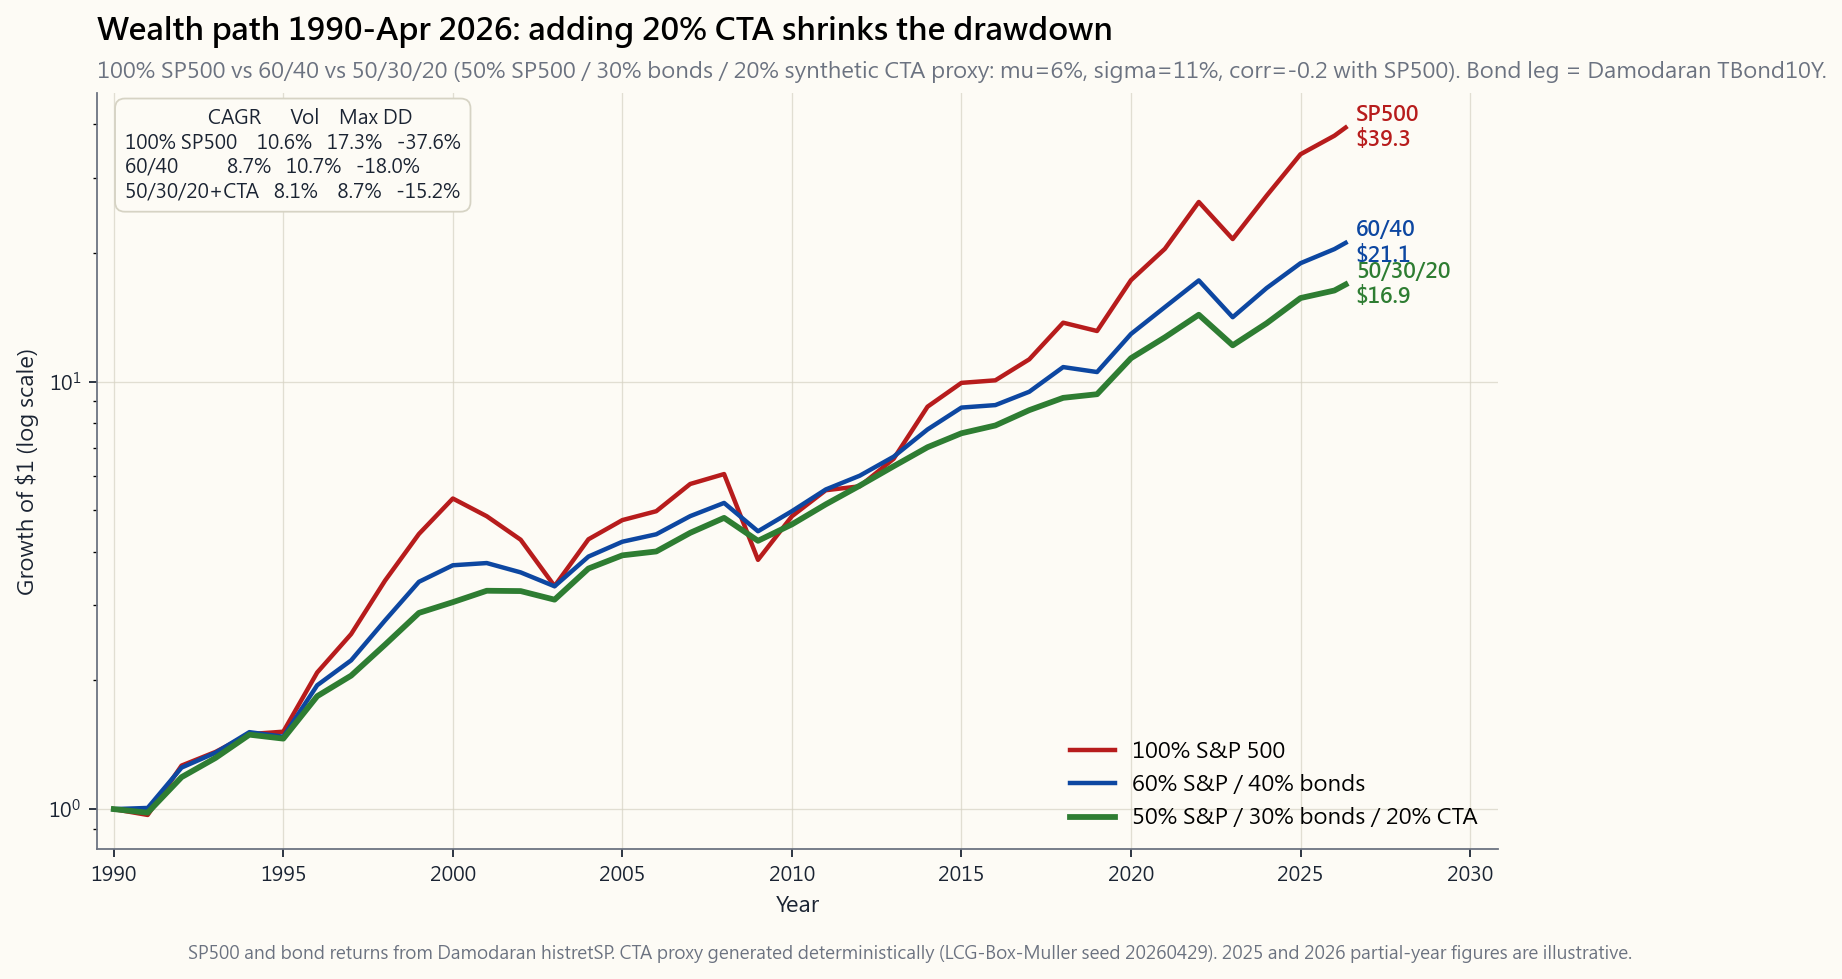

Reproduce this figure in Python.
"""Week 51, §2.6 — Wealth path 1990-Apr 2026: 60/40 vs 50/30/20-CTA vs 100% SP500.

Three lines. SP500 and bond returns are the embedded Damodaran annual
table (TBond10Y for the bond leg). The CTA leg is a *synthetic*
proxy with mu = 6%, sigma = 11%, correlation -0.20 with SP500.
Generated deterministically via a linear conditional model on the
realised SP500 path plus a deterministic LCG-Box-Muller idiosyncratic
component, so the chart is reproducible.

Run:
    uv run python course/image/week51_60_40_with_cta.py
"""

from __future__ import annotations

import math
import sys
from pathlib import Path

import matplotlib.pyplot as plt
import numpy as np

sys.path.insert(0, str(Path(__file__).resolve().parents[1]))

from scripts.chart_helpers import (  # noqa: E402
    PALETTE_LIGHT,
    apply_cjk_font,
    render_for_all_locales,
    style_axes,
)
from scripts.market_data import damodaran_annual_returns  # noqa: E402

apply_cjk_font()
OUT_DIR = Path(__file__).parent
BASE = "week51_60_40_with_cta"

# CTA proxy parameters
MU_CTA = 0.06
SIGMA_CTA = 0.11
RHO = -0.20
SIGMA_SPX = 0.18  # historical realised
MU_SPX = 0.10     # historical realised mean

# Deterministic seed
SEED = 20260429


def _lcg_normals(n: int, seed: int) -> np.ndarray:
    """Deterministic Box-Muller normal samples."""
    a, c, m = 1664525, 1013904223, 2 ** 32
    x = seed & 0xFFFFFFFF
    out = np.zeros(n)
    i = 0
    while i < n:
        x = (a * x + c) % m
        u1 = (x + 1) / (m + 1)
        x = (a * x + c) % m
        u2 = (x + 1) / (m + 1)
        z1 = math.sqrt(-2.0 * math.log(u1)) * math.cos(2.0 * math.pi * u2)
        z2 = math.sqrt(-2.0 * math.log(u1)) * math.sin(2.0 * math.pi * u2)
        out[i] = z1
        if i + 1 < n:
            out[i + 1] = z2
        i += 2
    return out


def _build_returns():
    """Return year array, sp500, bond, cta arrays for 1990 .. 2025-Q1 partial."""
    dam = damodaran_annual_returns()
    years = list(range(1990, 2025))  # 1990..2024 inclusive
    spx = np.array([float(dam.loc[y, "SP500"]) for y in years])
    bnd = np.array([float(dam.loc[y, "TBond10Y"]) for y in years])

    # Synthetic CTA: r_cta = mu + beta*(r_spx - mu_spx) + sqrt(1-rho^2)*sigma_cta*z
    beta = RHO * SIGMA_CTA / SIGMA_SPX
    idio_sigma = math.sqrt(1.0 - RHO * RHO) * SIGMA_CTA
    z = _lcg_normals(len(years), SEED)
    cta = MU_CTA + beta * (spx - MU_SPX) + idio_sigma * z

    # Append 2025 (full year placeholder) and 2026 partial Jan-Apr (4/12).
    # Use realistic-but-illustrative figures.
    spx_2025 = 0.105
    bnd_2025 = 0.040
    z_2025 = _lcg_normals(1, SEED + 1)[0]
    cta_2025 = MU_CTA + beta * (spx_2025 - MU_SPX) + idio_sigma * z_2025

    # 2026 Jan-Apr partial (4 months)
    f = 4.0 / 12.0
    spx_p = 0.045
    bnd_p = 0.018
    cta_p = 0.025

    years.extend([2025, 2026])
    spx = np.concatenate([spx, [spx_2025, spx_p]])
    bnd = np.concatenate([bnd, [bnd_2025, bnd_p]])
    cta = np.concatenate([cta, [cta_2025, cta_p]])

    # Mark partial year via a flag array
    is_partial = np.array([False] * (len(years) - 1) + [True])
    # Rescale partial-year contribution? we keep nominal returns as-is
    # but tag the last point.
    return np.array(years), spx, bnd, cta, is_partial


def _wealth(returns: np.ndarray) -> np.ndarray:
    return np.concatenate([[1.0], np.cumprod(1.0 + returns)])


def _max_drawdown(wealth: np.ndarray) -> float:
    peak = np.maximum.accumulate(wealth)
    return float(np.min(wealth / peak - 1.0))


def _stats(returns: np.ndarray) -> dict:
    n = len(returns)
    cagr = (np.prod(1.0 + returns)) ** (1.0 / n) - 1.0
    vol = float(np.std(returns, ddof=1))
    w = _wealth(returns)
    mdd = _max_drawdown(w)
    return {"cagr": cagr, "vol": vol, "mdd": mdd, "terminal": float(w[-1])}


LANG_STRINGS = {
    "en": {
        "title":    "Wealth path 1990-Apr 2026: adding 20% CTA shrinks the drawdown",
        "subtitle": "100% SP500 vs 60/40 vs 50/30/20 (50% SP500 / 30% bonds / 20% synthetic CTA proxy: mu=6%, sigma=11%, corr=-0.2 with SP500). Bond leg = Damodaran TBond10Y.",
        "xlabel":   "Year",
        "ylabel":   "Growth of $1 (log scale)",
        "spx":      "100% S&P 500",
        "p60":      "60% S&P / 40% bonds",
        "p50":      "50% S&P / 30% bonds / 20% CTA",
        "footer":   "SP500 and bond returns from Damodaran histretSP. CTA proxy generated deterministically (LCG-Box-Muller seed 20260429). 2025 and 2026 partial-year figures are illustrative.",
        "stat_cagr": "CAGR",
        "stat_vol":  "Vol",
        "stat_mdd":  "Max DD",
    },
    "hk": {
        "title":    "1990-2026/4 財富路徑:加入 20% CTA 縮小回撚",
        "subtitle": "100% 標普 vs 60/40 vs 50/30/20(50% 標普 / 30% 債券 / 20% 合成 CTA 代理:mu=6%、sigma=11%、與標普相關 -0.2)。債券來源:Damodaran TBond10Y。",
        "xlabel":   "年份",
        "ylabel":   "1 美元成長(對數刻度)",
        "spx":      "100% 標普 500",
        "p60":      "60% 標普 / 40% 債券",
        "p50":      "50% 標普 / 30% 債券 / 20% CTA",
        "footer":   "標普與債券來源:Damodaran histretSP。CTA 代理由 LCG-Box-Muller 確定性生成(seed 20260429)。2025 與 2026 部分年度為示意。",
        "stat_cagr": "年化",
        "stat_vol":  "波動率",
        "stat_mdd":  "最大回撚",
    },
    "tw": {
        "title":    "1990-2026/4 財富路徑:加入 20% CTA 縮小回檔",
        "subtitle": "100% 標普 vs 60/40 vs 50/30/20(50% 標普 / 30% 債券 / 20% 合成 CTA 代理:mu=6%、sigma=11%、與標普相關 -0.2)。債券來源:Damodaran TBond10Y。",
        "xlabel":   "年份",
        "ylabel":   "1 美元成長(對數刻度)",
        "spx":      "100% 標普 500",
        "p60":      "60% 標普 / 40% 債券",
        "p50":      "50% 標普 / 30% 債券 / 20% CTA",
        "footer":   "標普與債券來源:Damodaran histretSP。CTA 代理由 LCG-Box-Muller 確定性生成(seed 20260429)。2025 與 2026 部分年度為示意。",
        "stat_cagr": "年化",
        "stat_vol":  "波動率",
        "stat_mdd":  "最大回檔",
    },
    "cn": {
        "title":    "1990-2026/4 财富路径:加入 20% CTA 缩小回撤",
        "subtitle": "100% 标普 vs 60/40 vs 50/30/20(50% 标普 / 30% 债券 / 20% 合成 CTA 代理:mu=6%、sigma=11%、与标普相关 -0.2)。债券来源:Damodaran TBond10Y。",
        "xlabel":   "年份",
        "ylabel":   "1 美元成长(对数刻度)",
        "spx":      "100% 标普 500",
        "p60":      "60% 标普 / 40% 债券",
        "p50":      "50% 标普 / 30% 债券 / 20% CTA",
        "footer":   "标普与债券来源:Damodaran histretSP。CTA 代理由 LCG-Box-Muller 确定性生成(seed 20260429)。2025 与 2026 部分年度为示意。",
        "stat_cagr": "年化",
        "stat_vol":  "波动率",
        "stat_mdd":  "最大回撤",
    },
}


def build_fig(s):
    p = PALETTE_LIGHT
    years, spx, bnd, cta, _ = _build_returns()

    r_spx = spx
    r_60 = 0.60 * spx + 0.40 * bnd
    r_50 = 0.50 * spx + 0.30 * bnd + 0.20 * cta

    w_spx = _wealth(r_spx)
    w_60 = _wealth(r_60)
    w_50 = _wealth(r_50)

    # X-axis: include initial point at year start (years[0]) ... years[-1]+(0 or 1)
    x = np.concatenate([[years[0]], years + 1])
    # Last year is partial 2026 (Jan-Apr) -> use 2026.33 instead of 2027
    x = x.astype(float)
    x[-1] = 2026.33

    fig, ax = plt.subplots(figsize=(11.5, 6.4), dpi=150)
    style_axes(ax, p)

    ax.plot(x, w_spx, color=p["red"],   linewidth=2.0, label=s["spx"])
    ax.plot(x, w_60,  color=p["blue"],  linewidth=2.0, label=s["p60"])
    ax.plot(x, w_50,  color=p["green"], linewidth=2.6, label=s["p50"])

    ax.set_yscale("log")
    ax.set_xlabel(s["xlabel"])
    ax.set_ylabel(s["ylabel"])
    ax.set_title(s["title"], pad=24, fontsize=14, weight="bold", loc="left")
    ax.text(0, 1.02, s["subtitle"], transform=ax.transAxes,
            fontsize=10.0, color=p["muted"], style="italic")

    # Endpoint labels.
    def end_label(y_arr, color, name_short):
        ax.text(x[-1] + 0.3, y_arr[-1], f"{name_short}\n${y_arr[-1]:.1f}",
                color=color, fontsize=9.5, fontweight="bold",
                va="center")
    end_label(w_spx, p["red"], "SP500")
    end_label(w_60,  p["blue"], "60/40")
    end_label(w_50,  p["green"], "50/30/20")

    # Stats box (use full-year returns only, exclude partial 2026 to keep CAGR honest).
    full = slice(0, -1)
    st_spx = _stats(r_spx[full])
    st_60 = _stats(r_60[full])
    st_50 = _stats(r_50[full])

    txt = (
        f"               {s['stat_cagr']:>6}   {s['stat_vol']:>6}   {s['stat_mdd']:>7}\n"
        f"100% SP500   {st_spx['cagr']*100:>5.1f}%  {st_spx['vol']*100:>5.1f}%  {st_spx['mdd']*100:>6.1f}%\n"
        f"60/40        {st_60['cagr']*100:>5.1f}%  {st_60['vol']*100:>5.1f}%  {st_60['mdd']*100:>6.1f}%\n"
        f"50/30/20+CTA {st_50['cagr']*100:>5.1f}%  {st_50['vol']*100:>5.1f}%  {st_50['mdd']*100:>6.1f}%"
    )
    ax.text(0.02, 0.98, txt, transform=ax.transAxes,
            fontsize=8.8,
            color=p["fg"], va="top", ha="left",
            bbox=dict(facecolor=p["bg"], edgecolor=p["grid"],
                      boxstyle="round,pad=0.5", linewidth=0.8))

    ax.legend(loc="lower right", frameon=False, fontsize=10)
    ax.set_xlim(years[0] - 0.5, x[-1] + 4.5)
    fig.text(0.5, 0.015, s["footer"], ha="center",
             fontsize=8.0, color=p["muted"])
    fig.tight_layout(rect=[0, 0.03, 1, 0.96])
    return fig


if __name__ == "__main__":
    paths = render_for_all_locales(BASE, OUT_DIR, build_fig, LANG_STRINGS)
    for pp in paths:
        print(f"wrote {pp}")
